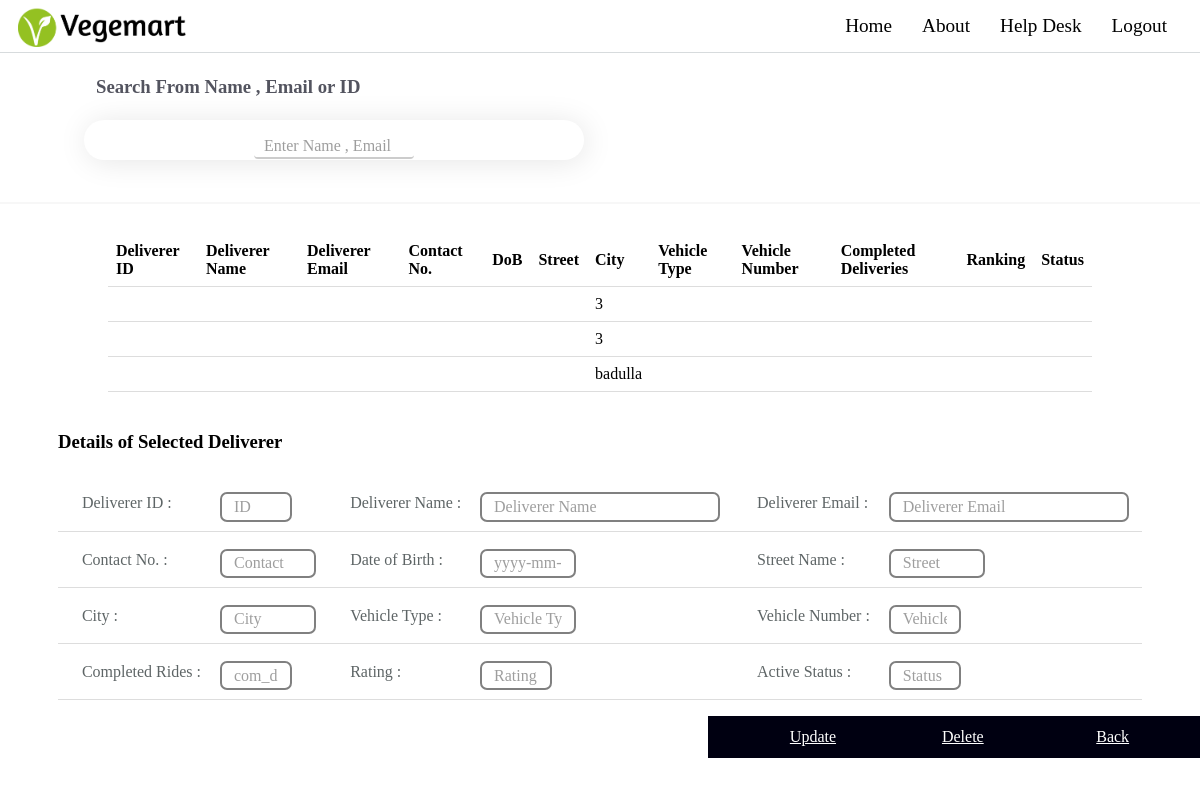
/public/admin/deliverer_view.php, run on an earlier commit of the app's database.
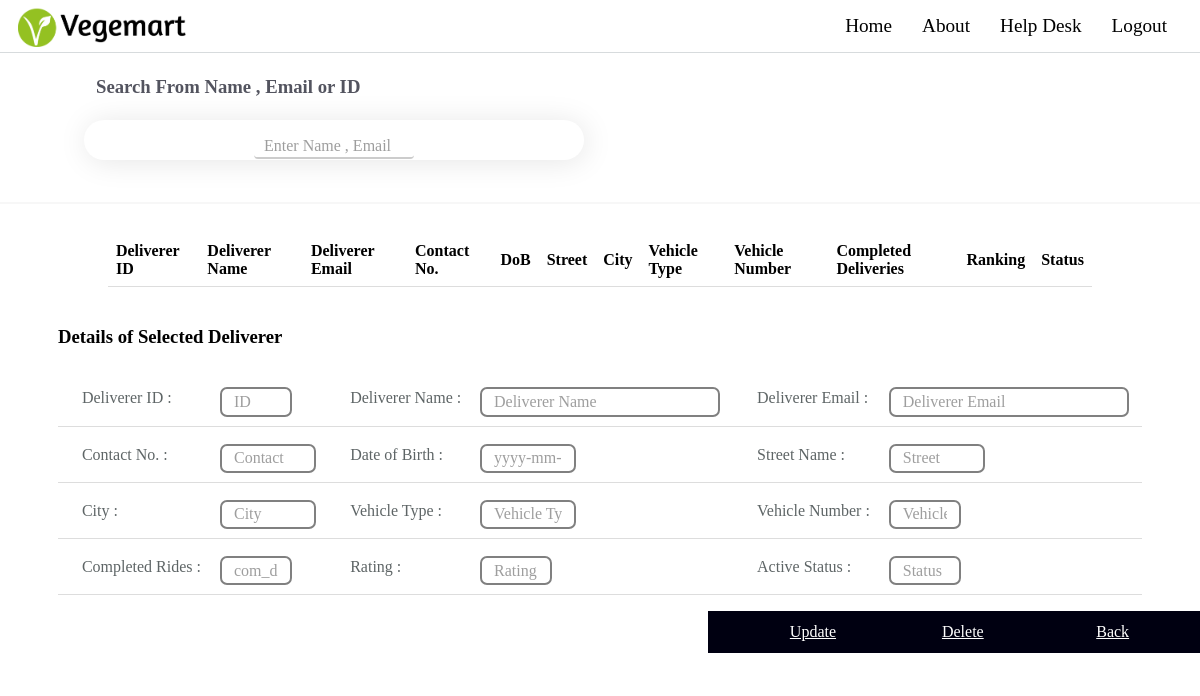
And on a later commit of the database.
### tables this page shows
CREATE TABLE `deliverer` (
  `delivererID` int(10) NOT NULL,
  `fName` varchar(20) NOT NULL,
  `lName` varchar(20) NOT NULL,
  `phoneNum` varchar(10) NOT NULL,
  `vehicle` varchar(10) NOT NULL,
  `vehicleNo` varchar(10) NOT NULL,
  `city` varchar(15) NOT NULL,
  `profilePic` varchar(20) NOT NULL,
  `username` varchar(20) NOT NULL
);

### public/admin/deliverer_view.php (the view, shortened to what this page needs)
<?php include('../../config/dbconfig.php'); ?>
<html>
    <head>
        <link rel="stylesheet" type="text/css" href="../css/admin1.css">
    </head>
    <body>
        <div>
            <?php include "../includes/admin_nav.php"; ?>
        </div>
        <div class="search-user-container">
            <form name="form-display-selected">
		        <h3>Search From Name , Email or ID</h3>
		        <div class="search-input">
                    <input type="text" id="myInput" onkeyup="myFunctionCustomer()"
                    placeholder="Enter Name , Email or ID"/>
                </div>
                <br/>
            </form>
        </div>
        <div class="row">
            <div class="col-10">
        <table class="user" id="myTable">
            <tr>
                <th>Deliverer ID</th>
                <th>Deliverer Name</th>
                <th>Deliverer Email</th>
                <th>Contact No.</th>
                <th>DoB</th>
                <th>Street</th>
                <th>City</th>
                <th>Vehicle Type</th>
                <th>Vehicle Number</th>
                <th>Completed Deliveries</th>
                <th>Ranking</th>
                <th>Status</th>
            </tr>
        <?php
        $sql ="SELECT * FROM `deliverer`";
        $result = mysqli_query($con,$sql);
        while($row = mysqli_fetch_assoc($result)){
            echo "
                <tr>
                    <td>".$row['user_id']."</td>
                    <td>".$row['user_name']."</td>
                    <td>".$row['email']."</td>
                    <td>".$row['phone']."</td>
                    <td>".$row['dob']."</td>
                    <td>".$row['street']."</td>
                    <td>".$row['city']."</td>
                    <td>".$row['vehi_type']."</td>
                    <td>".$row['vehi_no']."</td>
                    <td>".$row['com_del']."</td>
                    <td>".$row['ratings']."</td>
                    <td>".$row['active_status']."</td>
                </tr>";
        }
        echo "</table>";
        ?>
        </div>
    </div>
         <div class="row">
            <div class="col-11">
         <h3>Details of Selected Deliverer</h3>
                <div class="update-box">
                    <table>
                        <tr>
                            <th>Deliverer ID :</th>
                            <td><input class="input-s" type="text" placeholder="ID" id="del_id" name="id" readonly="true" required></td>
                            <th>Deliverer Name :</th>
                            <td><input width="50px" class="input-l" type="text" placeholder="Deliverer Name" id="del_name" readonly="true" required></td>
                            <th>Deliverer Email :</th>
                            <td><input class="input-l" type="text" placeholder="Deliverer Email" id="email" readonly="true" required></td>
                        </tr>
                        <tr>
                            <th>Contact No. :</th>
                            <td><input class="input-m" type="text" placeholder="Contact" id="contact_number" readonly="true" required></td>
                            <th>Date of Birth :</th>
                            <td><input class="input-m" type="text" placeholder="yyyy-mm-dd" id="dob" readonly="true" required></td>
                            <th>Street Name :</th>
                            <td><input class="input-m" type="text" placeholder="Street" id="street" readonly="true" required></td>
                        </tr>
                        <tr>
                            <th>City :</th>
                            <td><input class="input-m" type="text" placeholder="City" id="city" readonly="true" required></td>
                            <th>Vehicle Type :</th>
                            <td><input class="input-m" type="text" placeholder="Vehicle Type" id="vehi_type" readonly="true" required></td>
                            <th>Vehicle Number :</th>
                            <td><input class="input-s" type="text" placeholder="Vehicle number" id="vehi_no" readonly="true" required></td>
                        </tr>
                        <tr>
                            <th>Completed Rides :</th>
                            <td><input class="input-s" type="text" placeholder="com_del" id="com_del" readonly="true" required></td>
                            <th>Rating :</th>
                            <td><input class="input-s" type="text" id="ratings" placeholder="Rating" readonly="true" required></td>
                            <th>Active Status :</th>
                            <td><input class="input-s" type="text" id="active_status" placeholder="Status" readonly="true" required></td>
                        </tr>
                    </table>
                </div>
        </div>
        <br/>
        <div>
    <div class="row">
            <div class="col-1"><a href="#" class="button"> Update </a></div>
            <div class="col-1"><a href="#" class="button"> Delete </a></div>
            <div class="col-1"><a href="admin-dash.php" class="button"> Back </a></div>
        </div>
    </body>
</html>

### public/includes/admin_nav.php (shortened to what this page needs)
<!DOCTYPE html>
<html lang="en">
    <head>
        <link rel="stylesheet" type="text/css" href="../css/nav.css">
    </head>
    <body>
        <header class="header">
            <a href="./admin-dash.php"><img class="logopic" src="../images/logob.png"></a>
            <ul class="main-nav">
                <li><a href="http://localhost/vegemart/public/admin/admin-dash.php">Home</a></li>
                <li><a href="#">About</a></li>
                <li><a href="http://localhost/vegemart/public/help_desk">Help Desk</a></li>
                <li><a href="http://localhost/vegemart/public/index.php">Logout</a></li>
            </ul>
        </header>
    </body>
</html>

### public/css/admin1.css (style rules this page uses)
html { box-sizing: border-box; }
*, *:before, *:after { box-sizing: inherit; font-family:Candara; }
body { line-height: 1.6; margin: 0; min-height: 90vh; }
[class*="col-"] { float: left; width: 33.3%; margin-bottom: 16px; padding: 0 8px; }
.container::after, .row::after { content: ""; clear: both; display: table; }
.button { border: none; outline: 0; display: inline-block; padding: 8px; color: white; background-color: #001; text-align: center; cursor: pointer; width: 210px; }
.col-1 { width: 8.33%; }
.col-10 { width: 83.33%; }
.col-11 { width: 91.66%; }
table { border-collapse: collapse; width: 100%; }
th, td { padding: 8px; text-align: left; border-bottom: 1px solid #ddd; }
input[type=text], select { width: 100%; padding: 12px 20px; margin: 8px 0; display: inline-block; border: 1px solid #ccc; border-radius: 4px; box-sizing: border-box; }
input { margin: 5px; }
.search-user-container { margin-bottom:30px; display: flex; flex-direction: column; justify-content: left; align-items: left; padding-left: 7vw; border-bottom: 2px solid rgba(0,0,0,0.03); }
.search-user-container h3 { padding-left: 1vw; color:#53545f; }
.search-input { width:500px; background-color: white; border-radius:25px; height: 1.5vh; display: flex; justify-content: center; align-items: center; padding:20px; box-shadow: 2px 2px 30px rgba(0,0,0,0.1); }
.search-input input { width:100%; border: none; outline: none; background-color: transparent; font-size: medium; }
.update-box { font-size: large; }
.update-box .input-s { font-size: medium; color: rgb(129, 129, 182); width: 6vw; border-radius: 7px; border: 2px solid grey; float: center; padding: 0.3vw 1vw 0.3vw 1vw; }
.update-box .input-l { font-size: medium; color: rgb(129, 129, 182); width: 20vw; border-radius: 7px; border: 2px solid grey; float: center; padding: 0.3vw 1vw 0.3vw 1vw; }
.update-box .input-m { font-size: medium; color: rgb(129, 129, 182); width: 8vw; border-radius: 7px; border: 2px solid grey; float: center; padding: 0.3vw 1vw 0.3vw 1vw; }
.update-box td { padding-top: 0.75vw; }
.update-box th { color: #5e6566; padding-top: 0.75vw; padding-left: 2vw; align-content: left; text-align: left; font-weight: 400; }
::placeholder { opacity: 0.7; }

### public/css/nav.css (style rules this page uses)
* { box-sizing: border-box; }
body { line-height: 1.6; margin: 0; min-height: 90vh; }
ul { margin: 0; padding: 0; color:black; list-style: none; }
.header { display:flex; position: -webkit-sticky; position: sticky; top: 0; z-index: 4; padding: 5px 1.5%; border-bottom: 1px solid #D7DBDD; width: 100%; background-color: white; }
.logopic { margin:auto; margin-top:2px; padding-bottom:0; margin-bottom:0; cursor: pointer; max-height:40px; }
input[type=text] { width: 160px; max-height: 30px; box-sizing: border-box; border-color: transparent; border-bottom: 2px solid #ccc; margin-bottom: 1px; margin-right:0; font-size: 16px; background-color: white; background-image: url('searchicon.png'); background-position: 10px 0px; background-repeat: no-repeat; padding: 12px 20px 5px 10px; -webkit-transition: width 0.4s ease-in-out; transition: width 0.4s ease-in-out; }
.main-nav a { text-decoration: none; display: block; padding: 0px 15px; margin:auto; text-align: center; color:black; font-family: Candara; font-weight:500; font-size: 1.2rem; }
@media (min-width: 769px) { .header,.index-header, .main-nav { display: flex; align-items:center; } }
@media (min-width: 1025px) { .header,.index-header { flex-direction: row; justify-content: space-between; } }

What changed in the data, as far as the page shows it:
removed deliverer: city "3"
removed deliverer: city "3"
removed deliverer: city "badulla"
